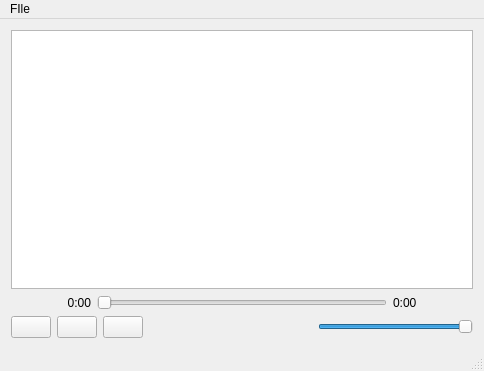
<?xml version="1.0" encoding="UTF-8"?>
<ui version="4.0">
 <class>MainWindow</class>
 <widget class="QMainWindow" name="MainWindow">
  <property name="geometry">
   <rect>
    <x>0</x>
    <y>0</y>
    <width>484</width>
    <height>371</height>
   </rect>
  </property>
  <property name="windowTitle">
   <string>MediaPlayer</string>
  </property>
  <widget class="QWidget" name="centralWidget">
   <property name="sizePolicy">
    <sizepolicy hsizetype="Maximum" vsizetype="Maximum">
     <horstretch>0</horstretch>
     <verstretch>0</verstretch>
    </sizepolicy>
   </property>
   <layout class="QVBoxLayout" name="verticalLayout">
    <item>
     <widget class="QListView" name="playlistView">
      <property name="acceptDrops">
       <bool>true</bool>
      </property>
      <property name="showDropIndicator" stdset="0">
       <bool>true</bool>
      </property>
      <property name="dragDropMode">
       <enum>QAbstractItemView::DropOnly</enum>
      </property>
      <property name="defaultDropAction">
       <enum>Qt::CopyAction</enum>
      </property>
      <property name="alternatingRowColors">
       <bool>true</bool>
      </property>
      <property name="uniformItemSizes">
       <bool>true</bool>
      </property>
     </widget>
    </item>
    <item>
     <layout class="QHBoxLayout" name="horizontalLayout_4">
      <item>
       <widget class="QLabel" name="currentTimeLabel">
        <property name="minimumSize">
         <size>
          <width>80</width>
          <height>0</height>
         </size>
        </property>
        <property name="text">
         <string>0:00</string>
        </property>
        <property name="alignment">
         <set>Qt::AlignRight|Qt::AlignTrailing|Qt::AlignVCenter</set>
        </property>
       </widget>
      </item>
      <item>
       <widget class="QSlider" name="timeSlider">
        <property name="orientation">
         <enum>Qt::Horizontal</enum>
        </property>
       </widget>
      </item>
      <item>
       <widget class="QLabel" name="totalTimeLabel">
        <property name="minimumSize">
         <size>
          <width>80</width>
          <height>0</height>
         </size>
        </property>
        <property name="text">
         <string>0:00</string>
        </property>
        <property name="alignment">
         <set>Qt::AlignLeading|Qt::AlignLeft|Qt::AlignVCenter</set>
        </property>
       </widget>
      </item>
     </layout>
    </item>
    <item>
     <layout class="QHBoxLayout" name="horizontalLayout_5">
      <item>
       <widget class="QPushButton" name="playButton">
        <property name="text">
         <string/>
        </property>
        <property name="icon">
         <iconset>
          <normaloff>images/start.png</normaloff>images/start.png</iconset>
        </property>
       </widget>
      </item>
      <item>
       <widget class="QPushButton" name="pauseButton">
        <property name="text">
         <string/>
        </property>
        <property name="icon">
         <iconset>
          <normaloff>images/pause.png</normaloff>images/pause.png</iconset>
        </property>
       </widget>
      </item>
      <item>
       <widget class="QPushButton" name="viewButton">
        <property name="text">
         <string/>
        </property>
        <property name="icon">
         <iconset>
          <normaloff>images/viewer.png</normaloff>images/viewer.png</iconset>
        </property>
        <property name="checkable">
         <bool>true</bool>
        </property>
       </widget>
      </item>
      <item>
       <spacer name="horizontalSpacer">
        <property name="orientation">
         <enum>Qt::Horizontal</enum>
        </property>
        <property name="sizeHint" stdset="0">
         <size>
          <width>40</width>
          <height>20</height>
         </size>
        </property>
       </spacer>
      </item>
      <item>
       <widget class="QLabel" name="label">
        <property name="text">
         <string/>
        </property>
        <property name="pixmap">
         <pixmap>images/vol.png</pixmap>
        </property>
       </widget>
      </item>
      <item>
       <widget class="QSlider" name="volumeSlider">
        <property name="maximum">
         <number>100</number>
        </property>
        <property name="value">
         <number>100</number>
        </property>
        <property name="orientation">
         <enum>Qt::Horizontal</enum>
        </property>
       </widget>
      </item>
     </layout>
    </item>
   </layout>
  </widget>
  <widget class="QMenuBar" name="menuBar">
   <property name="geometry">
    <rect>
     <x>0</x>
     <y>0</y>
     <width>484</width>
     <height>18</height>
    </rect>
   </property>
   <widget class="QMenu" name="menuFIle">
    <property name="title">
     <string>FIle</string>
    </property>
    <addaction name="open_file_action"/>
   </widget>
   <addaction name="menuFIle"/>
  </widget>
  <widget class="QStatusBar" name="statusBar"/>
  <action name="open_file_action">
   <property name="text">
    <string>Open file...</string>
   </property>
  </action>
 </widget>
 <layoutdefault spacing="6" margin="11"/>
 <resources/>
 <connections/>
</ui>
